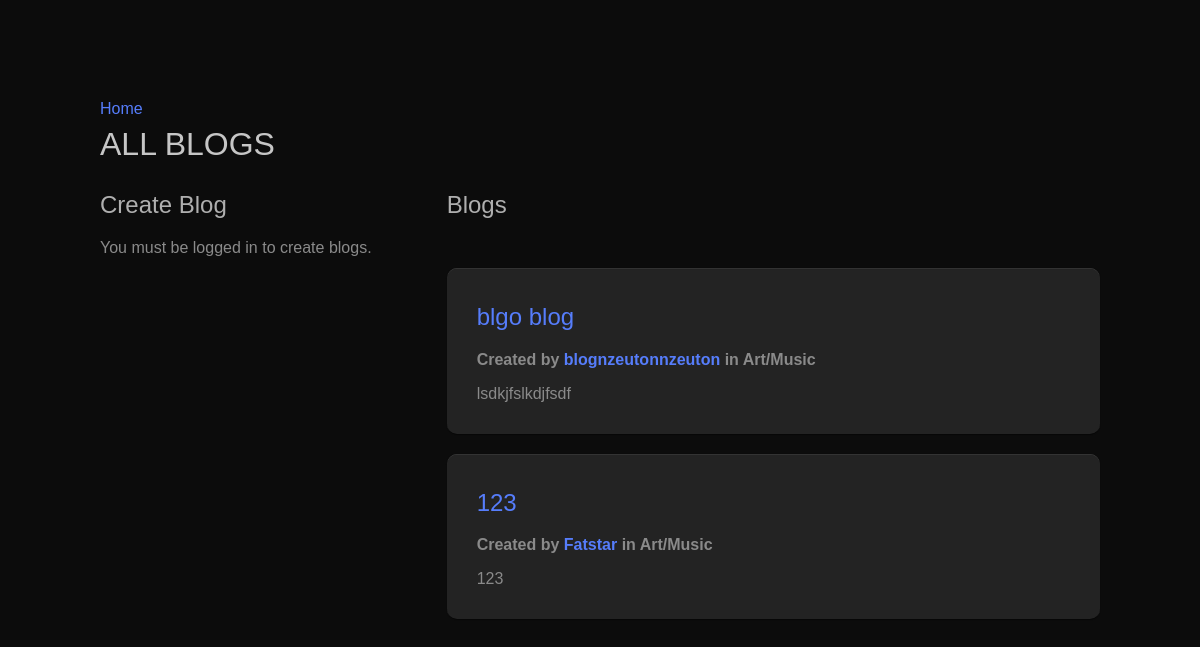
The app's page /blogs, older data.
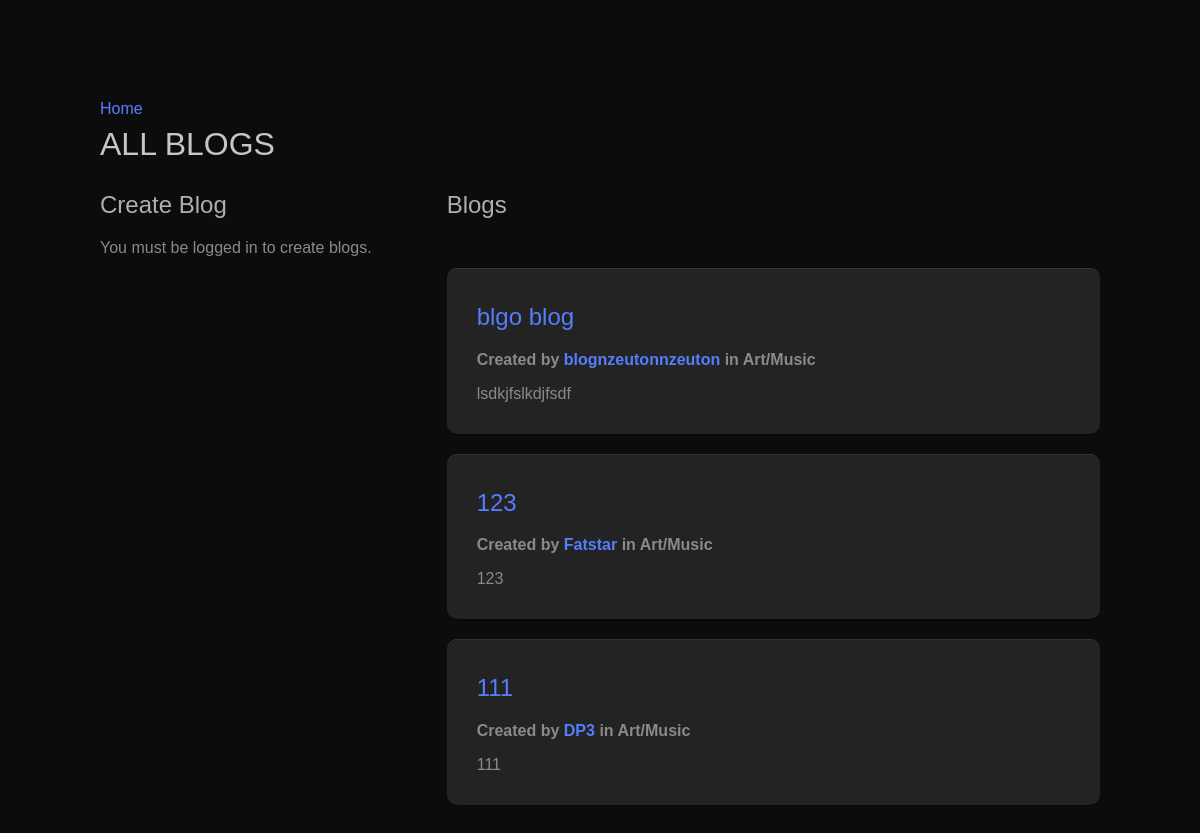
The same page, newer data.
### tables this page shows
CREATE TABLE blogs (
    id INTEGER PRIMARY KEY AUTOINCREMENT,
    title TEXT NOT NULL,
    description TEXT,
    category_id INTEGER,
    author_id INTEGER,
    FOREIGN KEY (category_id) REFERENCES categories(id) ON DELETE CASCADE,
    FOREIGN KEY (author_id) REFERENCES users(id) ON DELETE CASCADE
);

CREATE TABLE users (
    id INTEGER PRIMARY KEY AUTOINCREMENT,
    username TEXT NOT NULL UNIQUE COLLATE NOCASE,
    password TEXT NOT NULL,
    salt TEXT NOT NULL,
    email TEXT NOT NULL UNIQUE COLLATE NOCASE
);

CREATE TABLE categories (
    id INTEGER PRIMARY KEY AUTOINCREMENT,
    title TEXT UNIQUE COLLATE NOCASE
);

### blog_routes.py (the view)
@app.route("/blogs", methods=['GET', 'POST'])
def blog(categories_list=None):
    if request.method == 'POST':
        insert_blog(request.form, session)
    categories_list = fetch_categories(categories_list)
    conn = sqlite3.connect(DB_FILE)
    c = conn.cursor()
    c.execute("SELECT * FROM blogs")
    blogs = c.fetchall()
    blogs_list = []
    for blog in blogs:
        author_id = blog[4]
        c.execute("SELECT username FROM users WHERE id = ?", (author_id,))
        result = c.fetchone()
        if not result:
            c.execute("DELETE FROM blogs WHERE author_id = ?", (author_id,))
            conn.commit()
            continue
        author_name = result[0]
        category_id = blog[3]
        c.execute("SELECT title FROM categories WHERE id = ?", (category_id,))
        result = c.fetchone()
        category_title = result[0]
        blogs_list.append([blog[0], blog[1], author_name, category_title, blog[2]])
    conn.close()
    return render_template("blogs/all_blogs.html", guest=not sign_in_state(session), blogs=blogs_list, categories=categories_list)

### auth.py (called while the page is built)
def sign_in_state(session):
    return 'user' in session.keys() and session['user'] is not None

### blog.py (called while the page is built)
def fetch_categories(categories_list):
    conn = sqlite3.connect(DB_FILE)
    c = conn.cursor()
    if categories_list is None:
        c.execute("SELECT title FROM categories")
        categories_list = [row[0] for row in c.fetchall()]
    conn.close()
    return categories_list

### templates/blogs/all_blogs.html (shortened to what this page needs)
<!DOCTYPE html>
<html lang="en">
<head>
    <link href="{{ url_for('static', filename='styles.css') }}" rel="stylesheet" type="text/css">
    <link href="https://use.typekit.net/gma7sba.css" rel="stylesheet">
</head>
<body>
<div>
<p><a href="/">Home</a></p>
<h1>All Blogs</h1>
</div>
<div class="main-blog-view">
    <div class="left-section">
    <h2>Create Blog</h2>
    {% if guest %}
        <p>You must be logged in to create blogs.</p>
    {% endif %}
    </div>
    <div class="right-section">
        <h2 style="margin-bottom: 49px">Blogs</h2>
        {% for blog in blogs %}
            <article class="blog-post">
                <div>
                    <h2><a href="/blogs/{{blog[0]}}">{{blog[1]}}</a></h2>
                    <p><b>
                    Created by <a href = "/user/{{blog[2]}}">{{blog[2]}}</a>
                     in {{blog[3]}}
                    </b></p>
                    <p>{{blog[4]}}</p>
                </div>
            </article>
        {% endfor %}
    </div>
</div>
</body>
</html>

### static/styles.css (style rules this page uses)
body { margin: 100px; background-color: rgb(12, 12, 12); font-family: "aktiv-grotesk", sans-serif; }
* { font-family: "aktiv-grotesk", sans-serif; box-sizing: border-box; }
a { color: #567dfb; text-decoration: none; }
h1 { color: rgb(198, 198, 198); line-height: 10px; font-weight: 400; font-family: "aktiv-grotesk-extended", sans-serif; text-transform: uppercase; }
h2 { color: rgb(175, 175, 175); font-weight: 400; }
p { color: rgb(138, 138, 138); font-weight: 400; }
.blog-post { box-shadow: 0 0.5px 1px rgba(0, 0, 0, 0.8),inset 0 0.5px 0.5px rgba(255, 255, 255, 0.15); padding: 15px 30px 15px 30px; border-radius: 10px; background-color: rgb(35, 35, 35); }
.main-blog-view { display: flex; gap: 20px; }
.left-section { flex: 1; position: sticky; top: 20px; height: 100%; }
.right-section { flex: 2; }
.blog-post { margin-bottom: 20px; }

Row changes from the older to the newer data that the page shows:
added blogs: title "111", description "111"
added users: username "DP3"
Text that changed along with them:
new list line: "Created by in"
new list line: "Art/Music"
